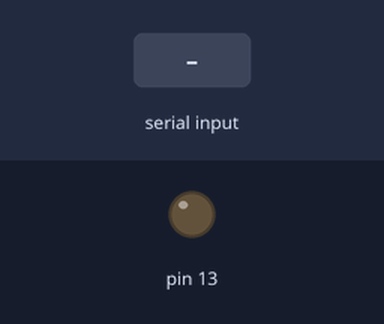
The sketch below on a simulated Arduino Leonardo, built with avr-gcc and run on an emulated ATmega32U4. Parts: output pins drawn as LEDs (lit = HIGH). The test bench sets the inputs (shaded band).

Above: at 1.2 s.
1.3 s: "pin=3" received over Serial
At 2.2 s:
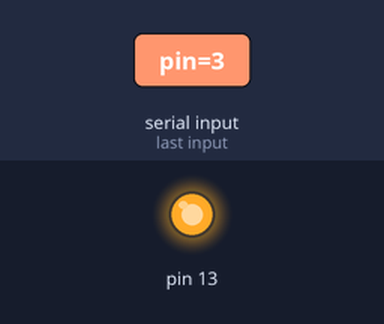
2.8 s: "pin=4" received over Serial
At 3.3 s:
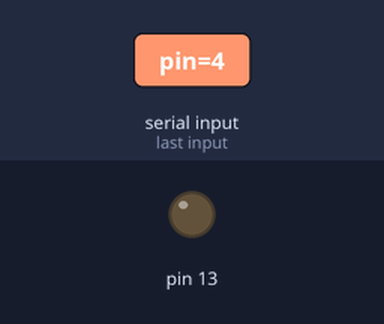
Timing chart, 0 to 5.8 s (numbered marks = the images above; inputs shaded):
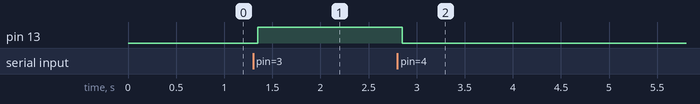

Measured:
- after the input at 1.3 s, pin 13: LOW → HIGH after 0.05 s
- after the input at 2.8 s, pin 13: HIGH → LOW after 0.05 s

The sketch:

WIFI.ino
```cpp
#include <SoftwareSerial.h>
SoftwareSerial mySerial(10, 11); // Arduino RX:4, TX:5
void setup()
{
  // Open serial communications and wait for port to open:
  mySerial.begin(115200);
  Serial.begin(115200);
  pinMode(13,OUTPUT);
  digitalWrite(13,LOW);
//  while (!mySerial) {
//    Serial.write("YES")
//    ; // wait for serial port to connect. Needed for Leonardo only
//  }

}
void loop() // run over and over
{
  String response="";
  char c;
  while (Serial.available()) {
    c=Serial.read();
    response.concat(c);
    delay(10);
    }
  response.trim();
  if (response.indexOf("New") !=-1){
    Serial.println(response);
  }
  if (response.indexOf("IP") !=-1){
    Serial.println(response);
  }
  if (response.indexOf("pin=3") !=-1){
    digitalWrite(13,HIGH);
  }
  if (response.indexOf("pin=4") !=-1){
    digitalWrite(13,LOW);
  }


}
```
